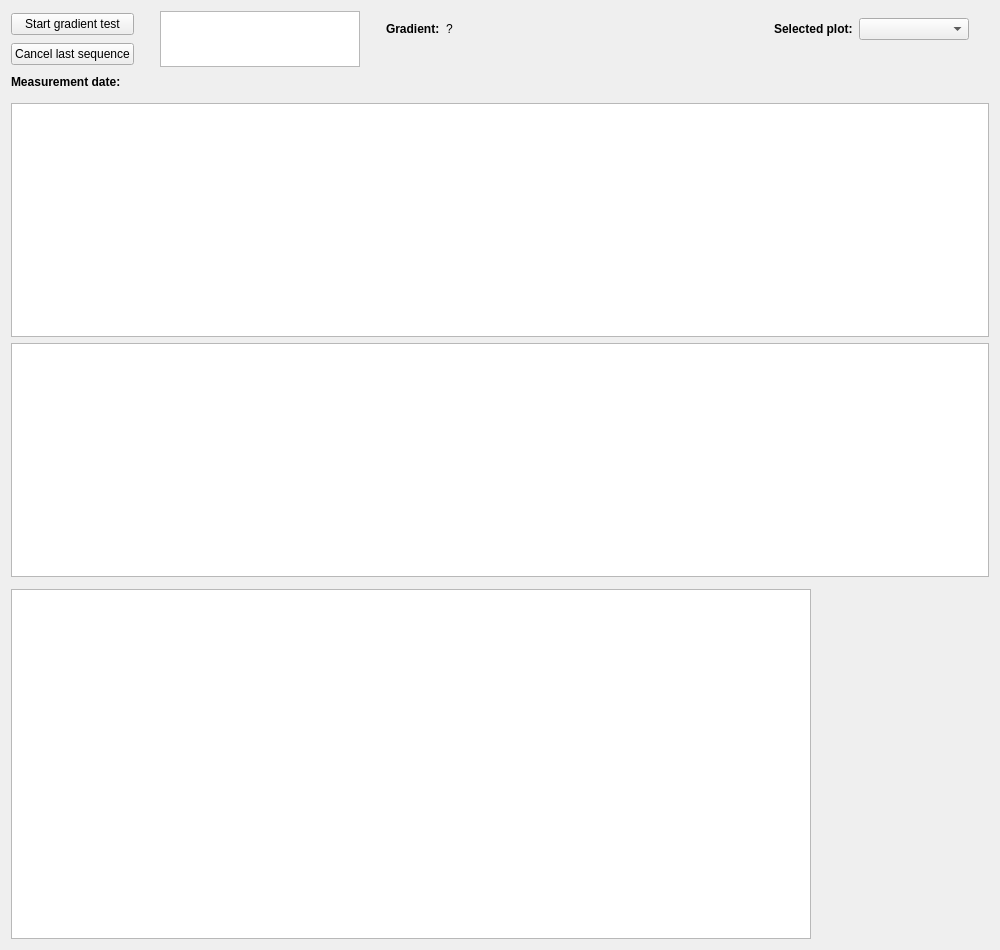
<?xml version="1.0" encoding="UTF-8"?>
<ui version="4.0">
 <class>GradientTab</class>
 <widget class="QWidget" name="GradientTab">
  <property name="geometry">
   <rect>
    <x>0</x>
    <y>0</y>
    <width>1000</width>
    <height>950</height>
   </rect>
  </property>
  <property name="sizePolicy">
   <sizepolicy hsizetype="Expanding" vsizetype="Expanding">
    <horstretch>0</horstretch>
    <verstretch>0</verstretch>
   </sizepolicy>
  </property>
  <property name="minimumSize">
   <size>
    <width>500</width>
    <height>900</height>
   </size>
  </property>
  <property name="windowTitle">
   <string>Form</string>
  </property>
  <layout class="QVBoxLayout" name="verticalLayout_2">
   <item>
    <layout class="QVBoxLayout" name="vLayout">
     <item>
      <layout class="QHBoxLayout" name="hLayoutTop">
       <property name="spacing">
        <number>6</number>
       </property>
       <item>
        <layout class="QVBoxLayout" name="vLayoutButtons">
         <property name="rightMargin">
          <number>20</number>
         </property>
         <item>
          <widget class="QPushButton" name="btnTest">
           <property name="maximumSize">
            <size>
             <width>200</width>
             <height>16777215</height>
            </size>
           </property>
           <property name="text">
            <string>Start gradient test</string>
           </property>
           <property name="checkable">
            <bool>true</bool>
           </property>
          </widget>
         </item>
         <item>
          <widget class="QPushButton" name="btnCancelLastSeq">
           <property name="maximumSize">
            <size>
             <width>200</width>
             <height>16777215</height>
            </size>
           </property>
           <property name="text">
            <string>Cancel last sequence</string>
           </property>
           <property name="checkable">
            <bool>false</bool>
           </property>
          </widget>
         </item>
        </layout>
       </item>
       <item>
        <widget class="QPlainTextEdit" name="textTestInfo">
         <property name="sizePolicy">
          <sizepolicy hsizetype="Minimum" vsizetype="Maximum">
           <horstretch>0</horstretch>
           <verstretch>0</verstretch>
          </sizepolicy>
         </property>
         <property name="minimumSize">
          <size>
           <width>125</width>
           <height>24</height>
          </size>
         </property>
         <property name="maximumSize">
          <size>
           <width>200</width>
           <height>56</height>
          </size>
         </property>
         <property name="undoRedoEnabled">
          <bool>false</bool>
         </property>
         <property name="readOnly">
          <bool>true</bool>
         </property>
         <property name="plainText">
          <string/>
         </property>
        </widget>
       </item>
       <item>
        <layout class="QGridLayout" name="gridLayoutTop">
         <property name="leftMargin">
          <number>20</number>
         </property>
         <property name="horizontalSpacing">
          <number>6</number>
         </property>
         <item row="1" column="0">
          <spacer name="vSpacer_2">
           <property name="orientation">
            <enum>Qt::Vertical</enum>
           </property>
           <property name="sizeType">
            <enum>QSizePolicy::Minimum</enum>
           </property>
           <property name="sizeHint" stdset="0">
            <size>
             <width>20</width>
             <height>20</height>
            </size>
           </property>
          </spacer>
         </item>
         <item row="0" column="3">
          <spacer name="hSpacerRight">
           <property name="orientation">
            <enum>Qt::Horizontal</enum>
           </property>
           <property name="sizeHint" stdset="0">
            <size>
             <width>40</width>
             <height>20</height>
            </size>
           </property>
          </spacer>
         </item>
         <item row="0" column="0">
          <widget class="QLabel" name="labelGradient">
           <property name="sizePolicy">
            <sizepolicy hsizetype="Preferred" vsizetype="Preferred">
             <horstretch>0</horstretch>
             <verstretch>0</verstretch>
            </sizepolicy>
           </property>
           <property name="font">
            <font>
             <bold>true</bold>
            </font>
           </property>
           <property name="toolTip">
            <string>The gradient represents the slope with which the process variable rises to the setpoint.</string>
           </property>
           <property name="text">
            <string>Gradient:</string>
           </property>
           <property name="alignment">
            <set>Qt::AlignLeading|Qt::AlignLeft|Qt::AlignVCenter</set>
           </property>
          </widget>
         </item>
         <item row="0" column="2">
          <widget class="QLabel" name="labelGradientVal">
           <property name="text">
            <string>?</string>
           </property>
           <property name="alignment">
            <set>Qt::AlignLeading|Qt::AlignLeft|Qt::AlignVCenter</set>
           </property>
          </widget>
         </item>
         <item row="0" column="5">
          <widget class="QComboBox" name="cBoxPlots">
           <property name="minimumSize">
            <size>
             <width>110</width>
             <height>0</height>
            </size>
           </property>
          </widget>
         </item>
         <item row="0" column="4">
          <widget class="QLabel" name="labelSelectedPlot">
           <property name="font">
            <font>
             <bold>true</bold>
            </font>
           </property>
           <property name="toolTip">
            <string>Select the plot you want to click in.</string>
           </property>
           <property name="text">
            <string>Selected plot:</string>
           </property>
          </widget>
         </item>
         <item row="0" column="6">
          <spacer name="hSpacerRight3_2">
           <property name="orientation">
            <enum>Qt::Horizontal</enum>
           </property>
           <property name="sizeType">
            <enum>QSizePolicy::Fixed</enum>
           </property>
           <property name="sizeHint" stdset="0">
            <size>
             <width>20</width>
             <height>20</height>
            </size>
           </property>
          </spacer>
         </item>
        </layout>
       </item>
      </layout>
     </item>
     <item>
      <layout class="QVBoxLayout" name="vLayoutPlotsTable" stretch="0,1,0">
       <property name="spacing">
        <number>12</number>
       </property>
       <item>
        <layout class="QGridLayout" name="gridLayout">
         <item row="0" column="0">
          <widget class="QLabel" name="labelMeasDate">
           <property name="sizePolicy">
            <sizepolicy hsizetype="Preferred" vsizetype="Preferred">
             <horstretch>0</horstretch>
             <verstretch>0</verstretch>
            </sizepolicy>
           </property>
           <property name="font">
            <font>
             <bold>true</bold>
            </font>
           </property>
           <property name="text">
            <string>Measurement date:</string>
           </property>
          </widget>
         </item>
         <item row="0" column="3">
          <spacer name="hSpacerRight2">
           <property name="orientation">
            <enum>Qt::Horizontal</enum>
           </property>
           <property name="sizeHint" stdset="0">
            <size>
             <width>37</width>
             <height>18</height>
            </size>
           </property>
          </spacer>
         </item>
         <item row="0" column="1">
          <widget class="QLabel" name="labelMeasDateValue">
           <property name="sizePolicy">
            <sizepolicy hsizetype="Preferred" vsizetype="Preferred">
             <horstretch>0</horstretch>
             <verstretch>0</verstretch>
            </sizepolicy>
           </property>
           <property name="minimumSize">
            <size>
             <width>60</width>
             <height>0</height>
            </size>
           </property>
           <property name="font">
            <font>
             <bold>false</bold>
            </font>
           </property>
           <property name="text">
            <string/>
           </property>
          </widget>
         </item>
        </layout>
       </item>
       <item>
        <layout class="QVBoxLayout" name="vLayoutPlots" stretch="0,0">
         <property name="spacing">
          <number>6</number>
         </property>
         <item>
          <widget class="PlotWidget" name="plot0">
           <property name="minimumSize">
            <size>
             <width>500</width>
             <height>150</height>
            </size>
           </property>
           <property name="maximumSize">
            <size>
             <width>16777215</width>
             <height>16777215</height>
            </size>
           </property>
          </widget>
         </item>
         <item>
          <widget class="PlotWidget" name="plot1">
           <property name="minimumSize">
            <size>
             <width>500</width>
             <height>150</height>
            </size>
           </property>
           <property name="maximumSize">
            <size>
             <width>16777215</width>
             <height>16777215</height>
            </size>
           </property>
          </widget>
         </item>
        </layout>
       </item>
       <item>
        <layout class="QHBoxLayout" name="hLayoutTable" stretch="0,1">
         <item>
          <widget class="QTableView" name="tableView">
           <property name="sizePolicy">
            <sizepolicy hsizetype="Expanding" vsizetype="Minimum">
             <horstretch>0</horstretch>
             <verstretch>0</verstretch>
            </sizepolicy>
           </property>
           <property name="minimumSize">
            <size>
             <width>800</width>
             <height>350</height>
            </size>
           </property>
           <property name="focusPolicy">
            <enum>Qt::NoFocus</enum>
           </property>
           <attribute name="verticalHeaderDefaultSectionSize">
            <number>24</number>
           </attribute>
          </widget>
         </item>
         <item>
          <spacer name="hSpacerRight3">
           <property name="orientation">
            <enum>Qt::Horizontal</enum>
           </property>
           <property name="sizeHint" stdset="0">
            <size>
             <width>40</width>
             <height>20</height>
            </size>
           </property>
          </spacer>
         </item>
        </layout>
       </item>
      </layout>
     </item>
    </layout>
   </item>
  </layout>
 </widget>
 <customwidgets>
  <customwidget>
   <class>PlotWidget</class>
   <extends>QGraphicsView</extends>
   <header>pyqtgraph</header>
  </customwidget>
 </customwidgets>
 <tabstops>
  <tabstop>btnTest</tabstop>
  <tabstop>btnCancelLastSeq</tabstop>
  <tabstop>textTestInfo</tabstop>
  <tabstop>plot0</tabstop>
  <tabstop>plot1</tabstop>
 </tabstops>
 <resources/>
 <connections/>
</ui>
